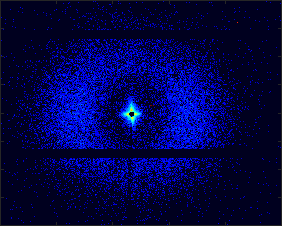
#> input picture Input_data/MD2_MV_shear_2_new.png, 282 x 226 px, found by its file name
$ python intensity_plot.py
#> lines starting #> are read from the running program, lines starting #| are printed output that depends on the picture; after the words box and inside, x2 and y2 are one past the last pixel; in counts of white or black regions, pixels touching at a corner belong together
#> further down, image is the input picture: shape (226, 282, 3) float32; mean R, G, B 0.00299, 0.0119, 0.283
# Import libraries
import numpy as np
from matplotlib import pyplot as plt
from PIL import Image
import pathlib
import argparse
from skimage.color import rgb2gray
import pandas as pd
import seaborn as sns


def normalize_image(img):

    """
    Takes input image (usually RGB) and transforms it into grayscale.
    Normalizes the inputs so that they are ints ranging from 0 to 255.
    0 corresponds to smallest value (might not be 0 in original) and 255 to the largest (might not be 255 in original).
    Doesn't matter, this is only to make the mask.
    """

    # Load image and convert to grayscale
    img = rgb2gray(img)
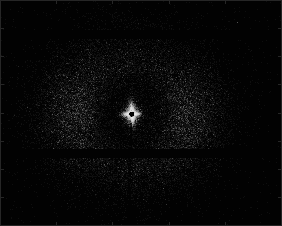
#> img: shape (226, 282) float32; min 0.00877, max 0.925, mean 0.0295

    # Normalize values, range 0 to 255
    img = (img - img.min()) / (img.max() - img.min())
    img *= 255

    # Make int values
    img = img.astype(int)

    # Return new image
    return img


def intensity(image, center_point = [131, 114], angles = [-0.2, 0.2], direction = 'R'):

    center_x, center_y = center_point
    img = normalize_image(image)
    h, w = img.shape
#> h = 226; w = 282
    vl, vu = angles
    ku = np.tan(vu)
    kl = np.tan(vl)


    if (direction == 'D'):
        vals = list(range(center_y, h))
        center_p = center_x
        center_s = center_y
    elif (direction == 'U'):
        vals = list(range(0, center_y))
        vals.reverse()
        center_p = center_x
        center_s = center_y
    elif (direction == 'L'):
        vals = list(range(0, center_x))
        vals.reverse()
        center_p = center_y
        center_s = center_x
    else:
        vals = list(range(center_x, w))
        center_p = center_y
        center_s = center_x

    s_vals = np.array(vals)

    #Lists to save data
    I = []
    p_val_us = []
    p_val_ls = []

    for s_val in s_vals:

        p_val_u = center_p + int((s_val-center_s)*ku)
        p_val_l = center_p + int((s_val-center_s)*kl)
        p_val_us.append(p_val_u)
        p_val_ls.append(p_val_l)

        p_val_range = list(range(min(p_val_l, p_val_u),max(p_val_l, p_val_u)+1))
        intensity = sum([img[p_val, s_val] for p_val in p_val_range])/len(p_val_range)
        I.append(intensity)
#> this loop made 114 passes
#> intensity on passes 1 to 12: 0, 13, 0, 0, 4.33, 4.33, 10, 5.67, 4.33, 2.6, 9.4, 12
#> after the loop, I = 114 values, max 39 at index 113, min 0 at index 0, mean 10.02; p_val_ls = 114 values from 131 to 154; p_val_us = 114 values, max 131 at index 0, min 108 at index 113, mean 119.8

    if (direction == 'D' or direction == 'U'):
        indlistu = list(zip(s_vals,p_val_us))
#> indlistu = 114 pairs, first value 0 to 113, second value 108 to 131
        indlistl = list(zip(s_vals,p_val_ls))
#> indlistl = 114 pairs, first value 0 to 113, second value 131 to 154
    else:
        indlistu = list(zip(p_val_us,s_vals))
        indlistl = list(zip(p_val_ls,s_vals))

    img_ang = image.copy()
    for (y,x) in indlistu:
        img_ang[y,x] = 1
#> this loop made 114 passes
#> (y, x) on passes 1 to 12: (113, 131), (112, 131), (111, 131), (110, 131), (109, 130), (108, 130), (107, 130), (106, 130), (105, 130), (104, 129), (103, 129), (102, 129)
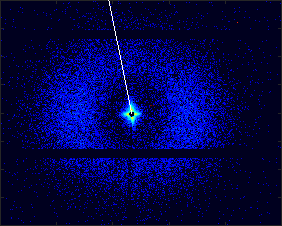
#> img_ang: shape (226, 282, 3) float32; 0.18% of pixels changed, all inside (x1, y1, x2, y2) = (108, 0, 132, 114)

    for (y,x) in indlistl:
        img_ang[y,x] = 1
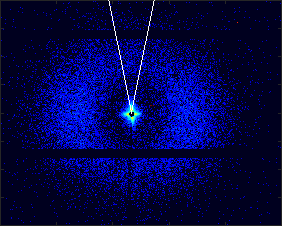
#> img_ang: shape (226, 282, 3) float32; 0.17% of pixels changed, all inside (x1, y1, x2, y2) = (132, 0, 155, 110)

    sns.set_style('white')
    g = plt.imshow(img_ang)

    return vals, I, g


#%%

# Define paths and image types
imagefolder = str(pathlib.Path(__file__).resolve().parents[1]) + "/Data/Input_data/"
imagename = "MD2_MV_shear_2_new"
imagetype = ".png"
FILEPATH_img = imagefolder + imagename + imagetype

# Read image
image = plt.imread(FILEPATH_img)

#%%

# Find intensity
q, I, g = intensity(image, direction = 'U')
#> q = 114 values, max 113 at index 0, min 0 at index 113, mean 56.5


df = pd.DataFrame({'q': q, 'I': I})
#> df = table of 114 rows and 2 columns

sns.set_style('whitegrid')

fig, ax = plt.subplots(num = 2)
sns.scatterplot(x='q', y='I', data=df, s=20)
#lm = sns.lmplot(x='x', y='I', data=df, ci=None, order=5, truncate=True)


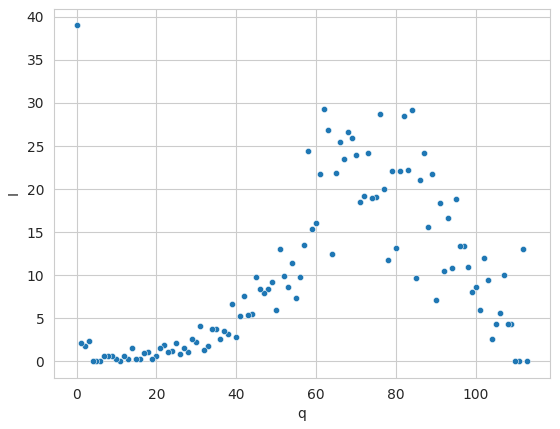
#> figure drawn by matplotlib, 1 panel
